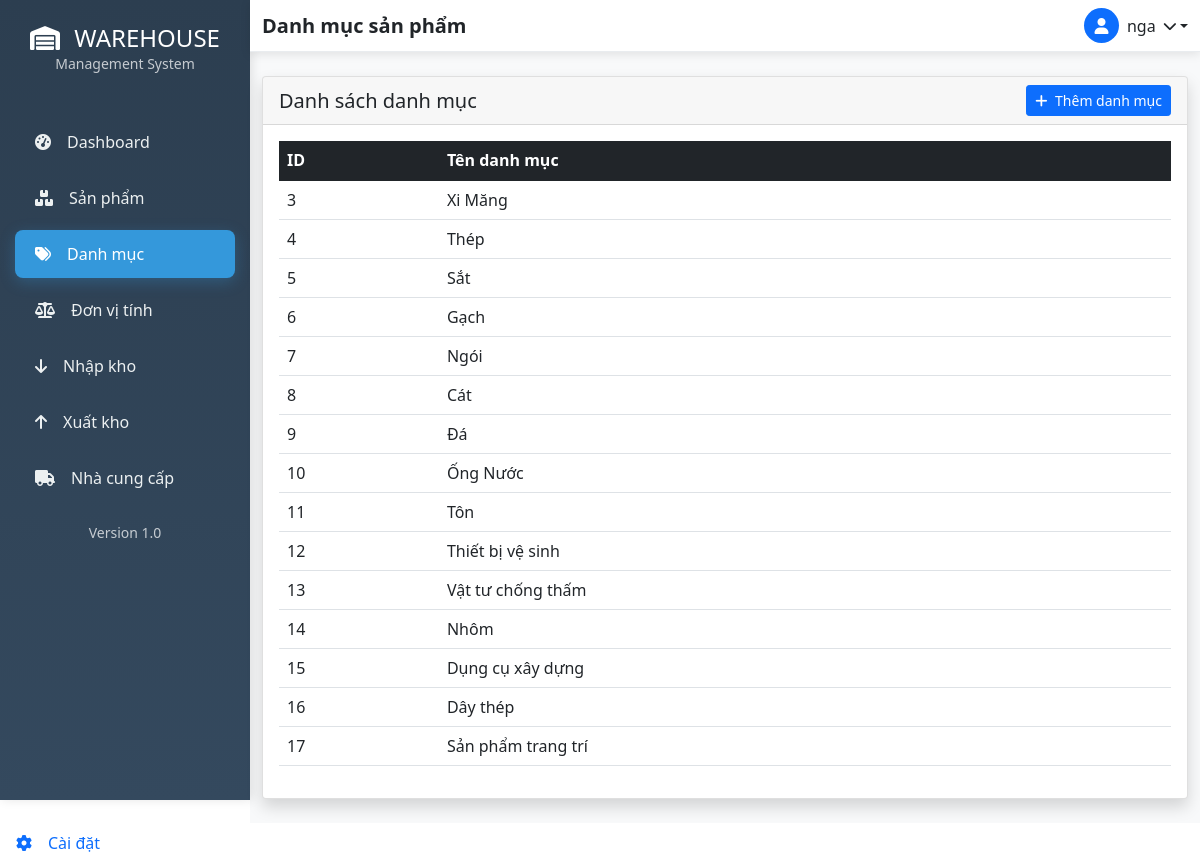
Screenshot of /san-pham/categories/ (signed in) with the database file from the repository.
### accounts/models.py (models this page shows, shortened)
class NguoiDung(AbstractUser):
    ho_ten = models.CharField(max_length=100, blank=True)
    vai_tro = models.CharField(max_length=20, choices=[
        ('admin', 'Quản trị viên'),
        ('manager', 'Quản lý'),
        ('staff', 'Nhân viên'),
    ], default='staff')
    trang_thai = models.BooleanField(default=True)

### products/models.py (models this page shows, shortened)
class DanhMucSanPham(models.Model):
    ten_danh_muc = models.CharField(max_length=100)
    mo_ta = models.TextField(blank=True, null=True)
    trang_thai = models.BooleanField(default=True)
    ngay_tao = models.DateTimeField(auto_now_add=True)
    class Meta:
        verbose_name = "Danh mục sản phẩm"
        verbose_name_plural = "Danh mục sản phẩm"

### products/views.py (the view)
# urls.py: path('categories/', views.category_list, name='category_list'),
@login_required
def category_list(request):
    categories = DanhMucSanPham.objects.all()  # ← Lấy thật từ DB
    return render(request, 'products/category_list.html', {'categories': categories})

### templates/products/category_list.html (shortened to what this page needs)
{% extends 'base.html' %}
{% block page_title %}Danh mục sản phẩm{% endblock %}
{% block content %}
<div class="card shadow">
  <div class="card-header d-flex justify-content-between align-items-center">
    <h5 class="card-title mb-0">Danh sách danh mục</h5>
    <a href="{% url 'category_create' %}" class="btn btn-primary btn-sm">
      <i class="fas fa-plus me-1"></i> Thêm danh mục
    </a>
  </div>
  <div class="card-body">
    <table class="table table-hover">
      <thead class="table-dark">
        <tr>
          <th>ID</th>
          <th>Tên danh mục</th>
        </tr>
      </thead>
      <tbody>
        {% for c in categories %}
        <tr>
          <td>{{ c.id }}</td>
          <td>{{ c.ten_danh_muc }}</td>
        </tr>
        {% endfor %}
      </tbody>
    </table>
  </div>
</div>
{% endblock %}

### templates/base.html (shortened to what this page needs)
{% load static %}
<html lang="vi">
<head>
    <link href="https://cdn.jsdelivr.net/npm/bootstrap@5.1.3/dist/css/bootstrap.min.css" rel="stylesheet">
    <link rel="stylesheet" href="https://cdnjs.cloudflare.com/ajax/libs/font-awesome/6.0.0/css/all.min.css">
</head>
<body>
    {% if user.is_authenticated %}
    <div class="d-flex">
        <div class="sidebar">
            <div class="sidebar-header text-center py-4">
                <h4 class="text-white mb-0">
                    <i class="fas fa-warehouse me-2"></i>
                    WAREHOUSE
                </h4>
                <small class="text-light opacity-75">Management System</small>
            </div>
            <nav class="nav flex-column mt-3">
                <a class="nav-link {% if request.resolver_match.url_name == 'dashboard' %}active{% endif %}"
                   href="{% url 'dashboard' %}">
                    <i class="fas fa-tachometer-alt me-3"></i>Dashboard
                </a>
                <a class="nav-link {% if 'product' in request.path %}active{% endif %}"
                   href="{% url 'product_list' %}">
                    <i class="fas fa-boxes me-3"></i>Sản phẩm
                </a>
                <a class="nav-link {% if 'category' in request.path %}active{% endif %}"
                   href="{% url 'category_list' %}">
                    <i class="fas fa-tags me-3"></i>Danh mục
                </a>
                <a class="nav-link {% if 'unit' in request.path %}active{% endif %}"
                   href="{% url 'unit_list' %}">
                    <i class="fas fa-balance-scale me-3"></i>Đơn vị tính
                </a>
                <a class="nav-link {% if 'nhap' in request.path %}active{% endif %}"
                   href="{% url 'inventory:danh_sach_nhap' %}">
                    <i class="fas fa-arrow-down me-3"></i>Nhập kho
                </a>
                <a class="nav-link {% if 'xuat' in request.path %}active{% endif %}"
                   href="{% url 'inventory:danh_sach_xuat' %}">
                    <i class="fas fa-arrow-up me-3"></i>Xuất kho
                </a>
                <a class="nav-link" href="/doi-tac/nha-cung-cap/">
                    <i class="fas fa-truck me-3"></i>Nhà cung cấp
                </a>
            </nav>
            <div class="sidebar-footer mt-auto p-3">
                <div class="text-center">
                    <small class="text-light opacity-75">Version 1.0</small>
                </div>
            </div>
        </div>
        <div class="main-content flex-grow-1">
            <nav class="navbar navbar-custom navbar-expand-lg">
                <div class="container-fluid">
                    <div class="d-flex align-items-center">
                        <h5 class="mb-0 text-dark fw-bold">{% block page_title %}Dashboard{% endblock %}</h5>
                    </div>
            <div class="d-flex align-items-center">
            <div class="dropdown">
                <a href="#" class="dropdown-toggle text-dark text-decoration-none d-flex align-items-center"
                   id="userDropdown" data-bs-toggle="dropdown" aria-expanded="false">
                    <div class="bg-primary rounded-circle d-flex align-items-center justify-content-center me-2"
                         style="width: 35px; height: 35px;">
                        <i class="fas fa-user text-white"></i>
                    </div>
                    <span class="me-2">{{ user.username }}</span>
                    <i class="fas fa-chevron-down small"></i>
                </a>
            </div>
        </div>
                </div>
            </nav>
            <div class="container-fluid py-4">
                {% block content %}
                {% endblock %}
            </div>
        </div>
    </div>
    {% else %}
    <div class="auth-wrapper">
        {% block auth_content %}
        {% endblock %}
    </div>
    {% endif %}
        <a class="nav-link {% if 'settings' in request.path %}active{% endif %}"
            href="{% url 'settings:profile' %}">
         <i class="fas fa-cog me-3"></i>Cài đặt
        </a>
</body>
</html>

### templates/base.html (style rules this page uses)
:root { --primary-color: #2c3e50; --secondary-color: #34495e; --accent-color: #3498db; --sidebar-width: 250px; }
.sidebar { background: linear-gradient(180deg, var(--primary-color) 0%, var(--secondary-color) 100%); min-height: 100vh; width: var(--sidebar-width); position: fixed; left: 0; top: 0; box-shadow: 2px 0 10px rgba(0,0,0,0.1); }
.sidebar .nav-link { color: #ecf0f1; padding: 12px 20px; border-radius: 8px; margin: 4px 15px; transition: all 0.3s ease; font-weight: 500; }
.sidebar .nav-link.active { background-color: var(--accent-color); color: #ffffff; box-shadow: 0 4px 15px rgba(52, 152, 219, 0.3); }
.main-content { margin-left: var(--sidebar-width); min-height: 100vh; background-color: #f8f9fa; }
.navbar-custom { background: white !important; box-shadow: 0 2px 10px rgba(0,0,0,0.1); border-bottom: 1px solid #e9ecef; }

### rows the page displays
NguoiDung: username "nga"
DanhMucSanPham: id "3", ten_danh_muc "Xi Măng"
DanhMucSanPham: id "4", ten_danh_muc "Thép"
DanhMucSanPham: id "5", ten_danh_muc "Sắt"
DanhMucSanPham: id "6", ten_danh_muc "Gạch"
DanhMucSanPham: id "7", ten_danh_muc "Ngói"
DanhMucSanPham: id "8", ten_danh_muc "Cát"
DanhMucSanPham: id "9", ten_danh_muc "Đá"
DanhMucSanPham: id "10", ten_danh_muc "Ống Nước"
DanhMucSanPham: id "11", ten_danh_muc "Tôn"
DanhMucSanPham: id "12", ten_danh_muc "Thiết bị vệ sinh"
DanhMucSanPham: id "13", ten_danh_muc "Vật tư chống thấm"
DanhMucSanPham: id "14", ten_danh_muc "Nhôm"
DanhMucSanPham: id "15", ten_danh_muc "Dụng cụ xây dựng"
DanhMucSanPham: id "16", ten_danh_muc "Dây thép"
DanhMucSanPham: id "17", ten_danh_muc "Sản phẩm trang trí"
